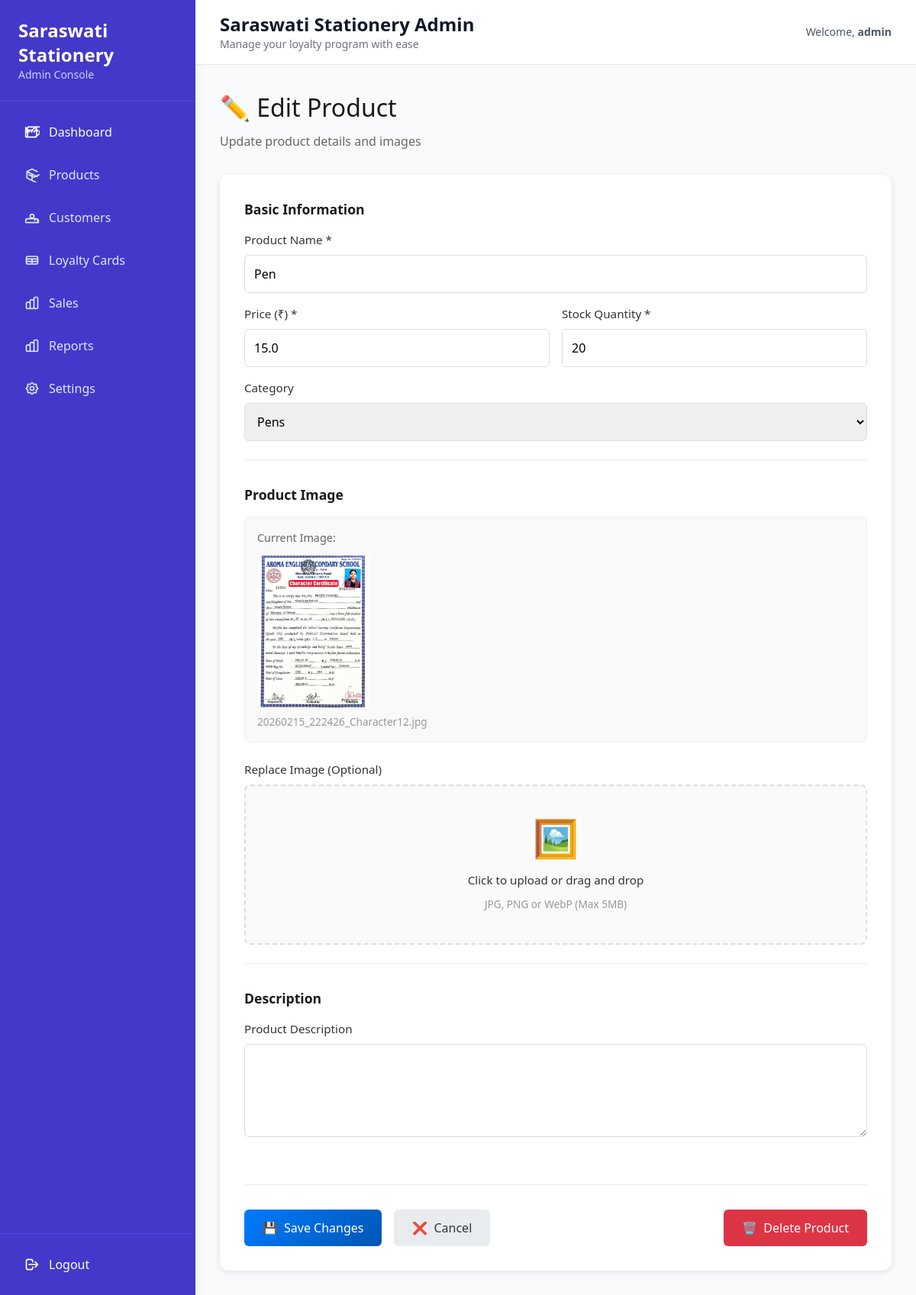
Screenshot of /admin/edit_product/1 (signed in) with the database file from the repository.
### models.py (models this page shows, shortened)
class User(UserMixin, db.Model):
    id = db.Column(db.Integer, primary_key=True)
    username = db.Column(db.String(150), unique=True, nullable=False)
    email = db.Column(db.String(150), unique=True, nullable=False)
    password = db.Column(db.String(150), nullable=False)
    role = db.Column(db.String(50), default='customer') # 'admin' or 'customer'
    created_at = db.Column(db.DateTime, default=datetime.utcnow)
    sales = db.relationship('Sale', backref='user', lazy=True)
    loyalty_card = db.relationship('LoyaltyCard', backref='user', uselist=False, lazy=True)
    @property
    def is_admin(self):
        return self.role == 'admin'

class Product(db.Model):
    id = db.Column(db.Integer, primary_key=True)
    name = db.Column(db.String(200), nullable=False)
    price = db.Column(db.Float, nullable=False)
    stock = db.Column(db.Integer, default=0)
    category = db.Column(db.String(100))
    description = db.Column(db.Text)
    image_filename = db.Column(db.String(255))  # Stores uploaded image filename
    created_at = db.Column(db.DateTime, default=db.func.current_timestamp())
    updated_at = db.Column(db.DateTime, default=db.func.current_timestamp(), onupdate=db.func.current_timestamp())
    def get_image_url(self):
        if self.image_filename:
            return f"/static/uploads/products/{self.image_filename}"
        return "/static/uploads/products/placeholder.svg"

### app.py (the view, shortened to what this page needs)
@app.route('/admin/edit_product/<int:id>', methods=['GET', 'POST'])
@login_required
def edit_product(id):
    product = Product.query.get_or_404(id)
    if not current_user.is_admin:
        abort(403)
    return render_template('admin/edit_product.html', product=product)

### app.py (called while the page is built)
@login_manager.user_loader
def load_user(user_id):
    return User.query.get(int(user_id))

### templates/admin/edit_product.html (shortened to what this page needs)
{% extends 'admin/base_admin.html' %}
{% block content %}
<div class="page-container">
    <div class="content-area">
        <div class="page-header">
            <h1>✏️ Edit Product</h1>
            <p>Update product details and images</p>
        </div>
        <div class="form-card">
            <form method="POST" enctype="multipart/form-data">
                <div class="form-grid">
                    <div class="form-section">
                        <h3>Basic Information</h3>
                        <div class="form-group">
                            <label for="name">Product Name *</label>
                            <input
                                type="text"
                                id="name"
                                name="name"
                                class="form-control"
                                value="{{ product.name }}"
                                required
                            >
                        </div>
                        <div class="form-row">
                            <div class="form-group">
                                <label for="price">Price (₹) *</label>
                                <input
                                    type="number"
                                    id="price"
                                    name="price"
                                    class="form-control"
                                    step="0.01"
                                    min="0"
                                    value="{{ product.price }}"
                                    required
                                >
                            </div>
                            <div class="form-group">
                                <label for="stock">Stock Quantity *</label>
                                <input
                                    type="number"
                                    id="stock"
                                    name="stock"
                                    class="form-control"
                                    min="0"
                                    value="{{ product.stock }}"
                                    required
                                >
                            </div>
                        </div>
                        <div class="form-group">
                            <label for="category">Category</label>
                            <select id="category" name="category" class="form-control">
                                <option value="Pens" {% if product.category == 'Pens' %}selected{% endif %}>Pens</option>
                            </select>
                        </div>
                    </div>
                    <div class="form-section">
                        <h3>Product Image</h3>
                        {% if product.image_filename %}
                        <div class="current-image">
                            <p class="current-image-label">Current Image:</p>
                            <img src="{{ product.get_image_url() }}" alt="{{ product.name }}" class="product-img">
                            <small class="image-filename">{{ product.image_filename }}</small>
                        </div>
                        {% endif %}
                        <div class="form-group">
                            <label for="image">Replace Image (Optional)</label>
                            <div class="image-upload-area">
                                <label for="image" class="upload-label">
                                    <div class="upload-icon">🖼️</div>
                                    <p>Click to upload or drag and drop</p>
                                    <small>JPG, PNG or WebP (Max 5MB)</small>
                                </label>
                            </div>
                        </div>
                    </div>
                    <div class="form-section full-width">
                        <h3>Description</h3>
                        <div class="form-group">
                            <label for="description">Product Description</label>
                            <textarea
                                id="description"
                                name="description"
                                class="form-control"
                                rows="4"
                            >{{ product.description }}</textarea>
                        </div>
                    </div>
                </div>
                <div class="form-actions">
                    <button type="submit" class="btn btn-primary">
                        <span>💾</span> Save Changes
                    </button>
                    <a href="{{ url_for('admin_products') }}" class="btn btn-secondary">
                        <span>❌</span> Cancel
                    </a>
                    <a href="{{ url_for('delete_product', id=product.id) }}" class="btn btn-danger" onclick="return confirm('Are you sure you want to delete this product?')">
                        <span>🗑️</span> Delete Product
                    </a>
                </div>
            </form>
        </div>
    </div>
</div>
{% endblock %}

### templates/admin/base_admin.html (shortened to what this page needs)
<!DOCTYPE html>
<html lang="en">
<head>
  <script src="https://cdn.tailwindcss.com"></script>
</head>
<body class="bg-gray-50">
<div class="flex h-screen">
  <aside class="w-64 bg-indigo-700 text-white flex flex-col shadow-lg">
    <div class="p-6 border-b border-indigo-600">
      <h1 class="text-2xl font-bold">Saraswati Stationery</h1>
      <p class="text-indigo-200 text-sm">Admin Console</p>
    </div>
    <nav class="flex-1 p-4 space-y-2 overflow-y-auto">
      <a href="{{ url_for('admin_dashboard') }}"
         class="flex items-center gap-3 px-4 py-3 rounded-lg hover:bg-indigo-600 transition text-white font-medium group">
        <span>Dashboard</span>
      </a>
      <a href="{{ url_for('admin_products') }}"
         class="flex items-center gap-3 px-4 py-3 rounded-lg hover:bg-indigo-600 transition text-indigo-100 font-medium">
        <svg class="w-5 h-5" fill="none" stroke="currentColor" viewBox="0 0 24 24">
          <path stroke-linecap="round" stroke-linejoin="round" stroke-width="2" d="M20 7l-8-4-8 4m0 0l8 4m-8-4v10l8 4m0-10l8 4m-8-4v10l8 4M7 12l8 4m0 0l8-4"></path>
        </svg>
        <span>Products</span>
      </a>
      <a href="{{ url_for('admin_customers') }}"
         class="flex items-center gap-3 px-4 py-3 rounded-lg hover:bg-indigo-600 transition text-indigo-100 font-medium">
        <svg class="w-5 h-5" fill="none" stroke="currentColor" viewBox="0 0 24 24">
          <path stroke-linecap="round" stroke-linejoin="round" stroke-width="2" d="M17 20h5v-2a3 3 0 00-5.856-1.487M15 10a3 3 0 11-6 0 3 3 0 016 0zM4 20h16c.552 0 1-.448 1-1v-2a3 3 0 00-3-3H5a3 3 0 00-3 3v2c0 .552.448 1 1 1z"></path>
        </svg>
        <span>Customers</span>
      </a>
      <a href="{{ url_for('admin_loyalty_cards') }}"
         class="flex items-center gap-3 px-4 py-3 rounded-lg hover:bg-indigo-600 transition text-indigo-100 font-medium">
        <svg class="w-5 h-5" fill="none" stroke="currentColor" viewBox="0 0 24 24">
          <path stroke-linecap="round" stroke-linejoin="round" stroke-width="2" d="M3 10h18M3 14h18m-9-4v8m-7 0h14a2 2 0 002-2V8a2 2 0 00-2-2H5a2 2 0 00-2 2v8a2 2 0 002 2z"></path>
        </svg>
        <span>Loyalty Cards</span>
      </a>
      <a href="{{ url_for('admin_sales') }}"
         class="flex items-center gap-3 px-4 py-3 rounded-lg hover:bg-indigo-600 transition text-indigo-100 font-medium">
        <span>Sales</span>
      </a>
      <a href="{{ url_for('admin_reports') }}"
         class="flex items-center gap-3 px-4 py-3 rounded-lg hover:bg-indigo-600 transition text-indigo-100 font-medium">
        <span>Reports</span>
      </a>
      <a href="{{ url_for('admin_settings') }}"
         class="flex items-center gap-3 px-4 py-3 rounded-lg hover:bg-indigo-600 transition text-indigo-100 font-medium">
        <span>Settings</span>
      </a>
    </nav>
    <div class="p-4 border-t border-indigo-600 space-y-2">
      <a href="{{ url_for('logout') }}"
         class="flex items-center gap-3 px-4 py-3 rounded-lg hover:bg-red-600 transition text-white font-medium">
        <svg class="w-5 h-5" fill="none" stroke="currentColor" viewBox="0 0 24 24">
          <path stroke-linecap="round" stroke-linejoin="round" stroke-width="2" d="M17 16l4-4m0 0l-4-4m4 4H7m6 4v1a3 3 0 01-3 3H6a3 3 0 01-3-3V7a3 3 0 013-3h4a3 3 0 013 3v1"></path>
        </svg>
        <span>Logout</span>
      </a>
    </div>
  </aside>
  <main class="flex-1 overflow-y-auto">
    <div class="bg-white border-b border-gray-200 px-8 py-4 flex justify-between items-center">
      <div>
        <h2 class="text-2xl font-bold text-gray-900">Saraswati Stationery Admin</h2>
        <p class="text-gray-500 text-sm">Manage your loyalty program with ease</p>
      </div>
      <div class="flex items-center gap-4">
        <span class="text-gray-600 text-sm">Welcome, <span class="font-semibold">{{ current_user.username }}</span></span>
      </div>
    </div>
    <div class="p-8">
      {% block content %}{% endblock %}
    </div>
  </main>
</div>
</body>
</html>

### templates/admin/edit_product.html (style rules this page uses)
.page-container { display: flex; gap: 2rem; }
.content-area { flex: 1; }
.page-header { margin-bottom: 2rem; }
.page-header h1 { font-size: 2rem; color: #1a1a1a; margin-bottom: 0.5rem; }
.page-header p { color: #666; font-size: 1rem; }
.form-card { background: white; border-radius: 12px; padding: 2rem; box-shadow: 0 2px 8px rgba(0, 0, 0, 0.1); }
.form-grid { display: grid; gap: 2rem; }
.form-section { border-bottom: 1px solid #eee; padding-bottom: 1.5rem; }
.form-section:last-child { border-bottom: none; }
.form-section.full-width { grid-column: 1 / -1; }
.form-section h3 { font-size: 1.1rem; color: #1a1a1a; margin-bottom: 1rem; font-weight: 600; }
.current-image { background: #f9f9f9; padding: 1rem; border-radius: 8px; margin-bottom: 1.5rem; border: 1px solid #eee; }
.current-image-label { font-size: 0.9rem; color: #666; margin-bottom: 0.75rem; font-weight: 500; }
.product-img { max-width: 200px; max-height: 200px; border-radius: 6px; display: block; margin-bottom: 0.5rem; }
.image-filename { display: block; color: #999; font-size: 0.85rem; }
.form-group { margin-bottom: 1rem; }
.form-group:last-child { margin-bottom: 0; }
.form-label, .form-group label { display: block; margin-bottom: 0.5rem; color: #333; font-weight: 500; font-size: 0.95rem; }
.form-control { width: 100%; padding: 0.75rem; border: 1px solid #ddd; border-radius: 6px; font-size: 1rem; font-family: inherit; transition: border-color 0.2s, box-shadow 0.2s; }
.form-row { display: grid; grid-template-columns: 1fr 1fr; gap: 1rem; }
.image-upload-area { position: relative; border: 2px dashed #ddd; border-radius: 8px; padding: 2rem; text-align: center; background-color: #fafafa; transition: all 0.3s ease; }
.upload-label { cursor: pointer; display: block; }
.upload-icon { font-size: 3rem; margin-bottom: 0.5rem; }
.upload-label p { margin: 0.5rem 0; color: #333; font-weight: 500; }
.upload-label small { color: #999; font-size: 0.85rem; }
.form-actions { display: flex; gap: 1rem; margin-top: 2rem; padding-top: 2rem; border-top: 1px solid #eee; }
.btn { padding: 0.75rem 1.5rem; border: none; border-radius: 6px; font-size: 1rem; font-weight: 500; cursor: pointer; transition: all 0.2s ease; text-decoration: none; display: inline-flex; align-items: center; gap: 0.5rem; }
.btn-primary { background: linear-gradient(135deg, #007bff 0%, #0056b3 100%); color: white; }
.btn-secondary { background-color: #e9ecef; color: #333; }
.btn-danger { background-color: #dc3545; color: white; margin-left: auto; }

### rows the page displays
User: username "admin"
Product: name "Pen", price "15.0", stock "20", category "Pens", get_image_url (picture), image_filename "20260215_222426_Character12.jpg"
